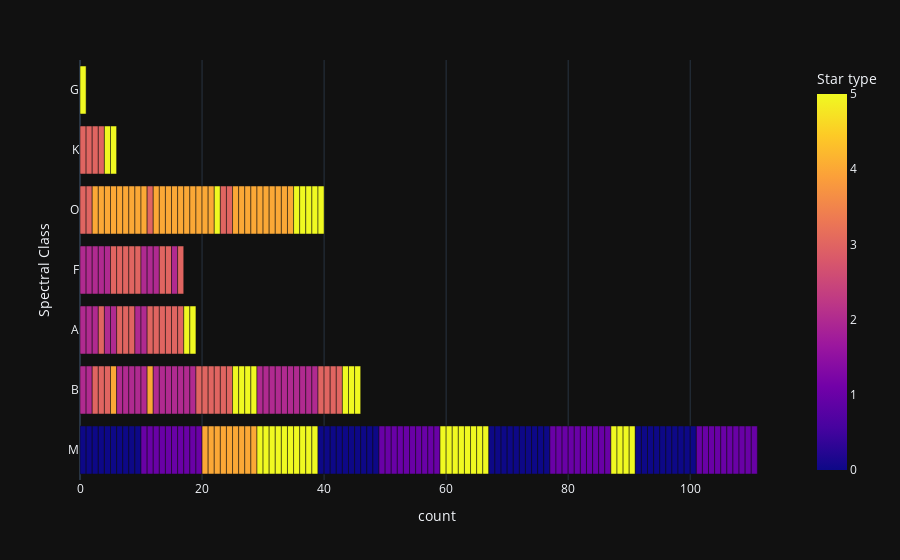

Notebook code cell kept with this figure:
### Markdown cell above
<div style="color:white;
           display:fill;
           border-radius:15px;
           font-size:110%;
           font-family:cursive;
           letter-spacing:0.5px;
           background-color:#de726a;
           color:Black;
           font-family:cursive;
            padding:5px 5px 5px 5px;
           ">
<h2 style="text-align:center;font-weight: bold">Bar Plots</h2></div>

### Code cell
fig = px.bar(dataset, y = 'Spectral Class',color="Star type", template = 'plotly_dark')
fig.show()

### Figure 1 — Plotly figure (JSON) as saved in the notebook; plotly's stock layout.template omitted (floating-point values rounded to 4 significant figures; data arrays with more than 128 entries replaced by an {"elided": "..."} marker saying what was removed)
{"data": [{"alignmentgroup": "True", "hovertemplate": "count=%{x}<br>Spectral Class=%{y}<br>Star type=%{marker.color}<extra></extra>", "legendgroup": "", "marker": {"color": {"elided": "240 int values"}, "coloraxis": "coloraxis"}, "name": "", "offsetgroup": "", "orientation": "h", "showlegend": false, "textposition": "auto", "type": "bar", "x": {"elided": "240 int values"}, "xaxis": "x", "y": {"elided": "240 str values"}, "yaxis": "y"}], "layout": {"barmode": "relative", "coloraxis": {"colorbar": {"title": {"text": "Star type"}}, "colorscale": [[0, "#0d0887"], [0.1111, "#46039f"], [0.2222, "#7201a8"], [0.3333, "#9c179e"], [0.4444, "#bd3786"], [0.5556, "#d8576b"], [0.6667, "#ed7953"], [0.7778, "#fb9f3a"], [0.8889, "#fdca26"], [1, "#f0f921"]]}, "legend": {"tracegroupgap": 0}, "margin": {"t": 60}, "xaxis": {"anchor": "y", "domain": [0, 1], "title": {"text": "count"}}, "yaxis": {"anchor": "x", "domain": [0, 1], "title": {"text": "Spectral Class"}}}}
